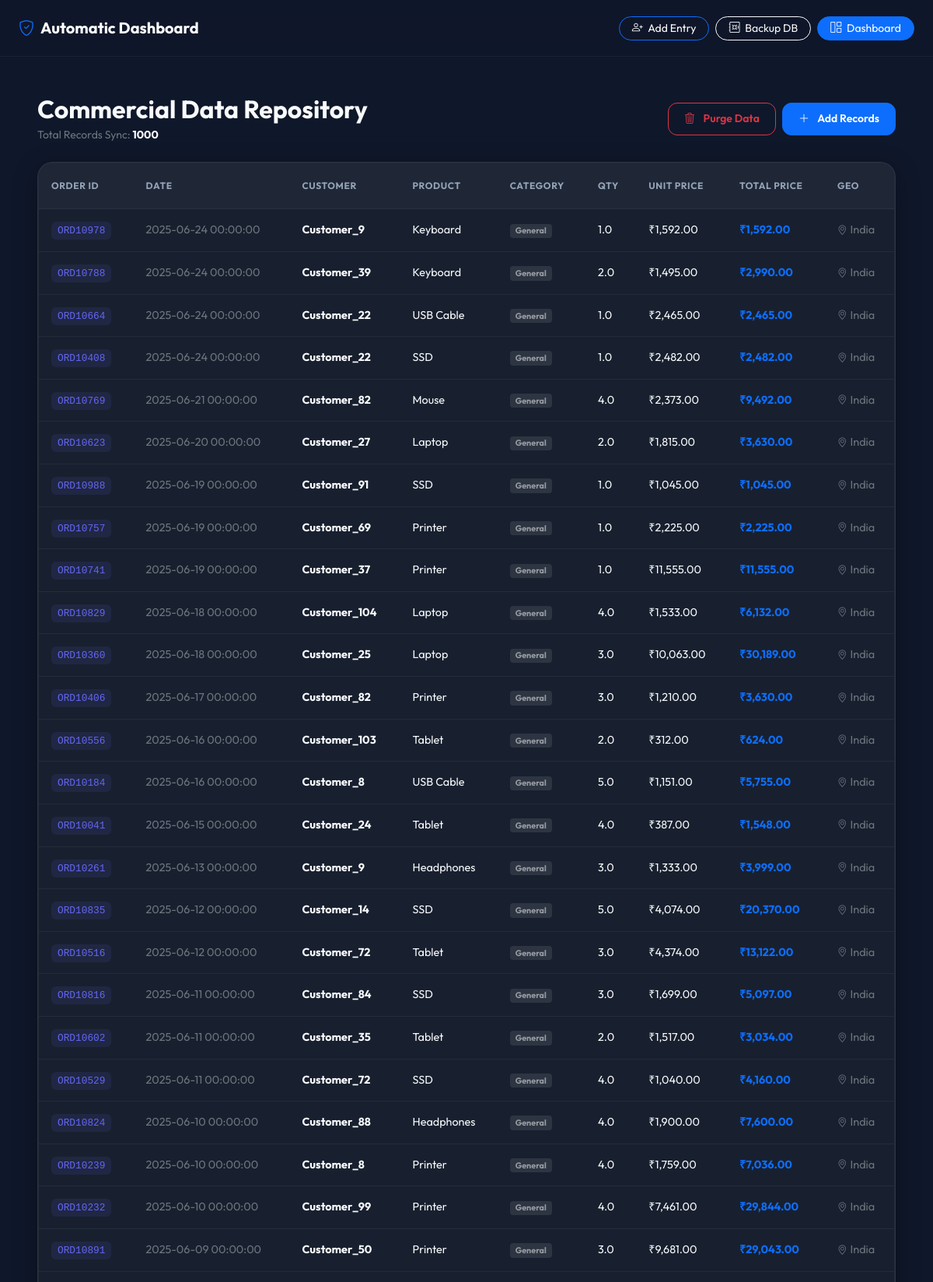
/data-management (signed in, upper part), run on the app's committed database.
### tables this page shows
CREATE TABLE sales(
        order_id TEXT,
        order_date TEXT,
        customer_name TEXT,
        product_name TEXT,
        category TEXT,
        quantity REAL,
        unit_price REAL,
        total_price REAL,
        country TEXT,
        payment_mode TEXT
    );

### app.py (the view)
@app.route('/data-management')
@login_required
def data_management():
    page = int(request.args.get('page', 1))
    per_page = 50
    offset = (page - 1) * per_page
    with get_db_connection() as conn:
        total_records = pd.read_sql("SELECT COUNT(*) FROM sales", conn).iloc[0,0]
        df = pd.read_sql(f"SELECT * FROM sales ORDER BY order_date DESC LIMIT {per_page} OFFSET {offset}", conn)
    total_pages = (total_records + per_page - 1) // per_page
    return render_template(
        "data_management.html",
        data=df.to_dict(orient='records'),
        page=page,
        per_page=per_page,
        total_records=total_records,
        total_pages=total_pages,
        now=datetime.now()
    )

### app.py (called while the page is built)
@contextmanager
def get_db_connection():
    conn = sqlite3.connect(DB)
    conn.row_factory = sqlite3.Row
    try:
        yield conn
    finally:
        conn.close()

def login_required(f):
    @wraps(f)
    def decorated_function(*args, **kwargs):
        if 'user' not in session:
            return redirect(url_for('login'))
        return f(*args, **kwargs)
    return decorated_function

@app.after_request
def add_security_headers(response):
    response.headers['X-Content-Type-Options'] = 'nosniff'
    response.headers['X-Frame-Options'] = 'DENY'
    response.headers['X-XSS-Protection'] = '1; mode=block'
    if not app.debug:
        response.headers['Content-Security-Policy'] = "default-src 'self'"
    return response

### templates/data_management.html (shortened to what this page needs)
<!DOCTYPE html>
<html lang="en">
<head>
    <link href="https://cdn.jsdelivr.net/npm/bootstrap@5.1.3/dist/css/bootstrap.min.css" rel="stylesheet">
    <link rel="stylesheet" href="https://cdn.jsdelivr.net/npm/bootstrap-icons@1.8.1/font/bootstrap-icons.css">
</head>
<body>
    <nav class="navbar navbar-analytics px-4 py-3">
        <a class="navbar-brand text-white fw-bold text-decoration-none" href="/">
            <i class="bi bi-shield-check text-primary me-2"></i>Automatic Dashboard
        </a>
        <div class="ms-auto d-flex gap-2">
            <a href="/add-customer" class="btn btn-outline-primary btn-sm rounded-pill px-3 text-white">
                <i class="bi bi-person-plus me-1"></i> Add Entry
            </a>
            <a href="/backup-database" class="btn btn-outline-light btn-sm rounded-pill px-3">
                <i class="bi bi-safe me-1"></i> Backup DB
            </a>
            <a href="/analytics-dashboard" class="btn btn-primary btn-sm rounded-pill px-3">
                <i class="bi bi-grid-1x2 me-1"></i> Dashboard
            </a>
        </div>
    </nav>
    <div class="container-fluid p-4 p-md-5">
        <div class="d-flex flex-column flex-md-row justify-content-between align-items-md-center mb-4 gap-3">
            <div>
                <h2 class="fw-bold mb-1">Commercial Data Repository</h2>
                <p class="text-muted small mb-0">Total Records Sync: <span class="text-white fw-bold">{{ total_records
                        }}</span></p>
            </div>
            <div class="d-flex gap-2">
                <a href="/clear-data" class="btn btn-outline-danger btn-action"
                    onclick="return confirm('CRITICAL: This will permanently delete all sales records. Proceed?')">
                    <i class="bi bi-trash3 me-2"></i> Purge Data
                </a>
                <a href="/upload-analytics" class="btn btn-primary btn-action">
                    <i class="bi bi-plus-lg me-2"></i> Add Records
                </a>
            </div>
        </div>
        <div class="card p-0 overflow-hidden">
            <div class="table-container">
                <div class="table-responsive">
                    <table class="table table-hover">
                        <thead>
                            <tr>
                                <th>Order ID</th>
                                <th>Date</th>
                                <th>Customer</th>
                                <th>Product</th>
                                <th>Category</th>
                                <th>Qty</th>
                                <th>Unit Price</th>
                                <th>Total Price</th>
                                <th>Geo</th>
                            </tr>
                        </thead>
                        <tbody>
                            {% for row in data %}
                            <tr>
                                <td><span class="badge-id">{{ row.order_id }}</span></td>
                                <td class="text-muted">{{ row.order_date }}</td>
                                <td class="fw-bold">{{ row.customer_name }}</td>
                                <td>{{ row.product_name }}</td>
                                <td><span class="badge bg-secondary bg-opacity-25 text-white-50 small">{{ row.category
                                        }}</span></td>
                                <td>{{ row.quantity }}</td>
                                <td>₹{{ "{:,.2f}".format(row.unit_price) }}</td>
                                <td class="text-primary fw-bold">₹{{ "{:,.2f}".format(row.total_price) }}</td>
                                <td class="text-muted"><i class="bi bi-geo-alt small me-1"></i>{{ row.country }}</td>
                            </tr>
                            {% endfor %}
                        </tbody>
                    </table>
                </div>
            </div>
        </div>
    </div>
</body>
</html>

### templates/data_management.html (style rules this page uses)
:root { --primary: #6366f1; --primary-glow: rgba(99, 102, 241, 0.4); --dark-bg: #0f172a; --card-bg: #1e293b; --hover-bg: #334155; --border-color: rgba(255, 255, 255, 0.05); --text-main: #f8fafc; --text-muted: #94a3b8; --danger: #ef4444; --success: #10b981; }
body { font-family: 'Outfit', sans-serif; background-color: var(--dark-bg); color: var(--text-main); margin: 0; min-height: 100vh; }
.navbar-analytics { background: rgba(15, 23, 42, 0.8); backdrop-filter: blur(12px); border-bottom: 1px solid var(--border-color); padding: 0.75rem 2rem; position: sticky; top: 0; z-index: 1000; }
.card { background: var(--card-bg); border: 1px solid var(--border-color); border-radius: 20px; padding: 1.5rem; box-shadow: 0 8px 32px rgba(0, 0, 0, 0.3); }
.table-container { background: rgba(0, 0, 0, 0.2); border-radius: 16px; overflow: hidden; border: 1px solid var(--border-color); }
.table { color: var(--text-main); margin-bottom: 0; border-collapse: separate; border-spacing: 0; }
.table thead th { background: rgba(255, 255, 255, 0.03); border-bottom: 1px solid var(--border-color); color: var(--text-muted); text-transform: uppercase; font-size: 0.75rem; font-weight: 700; padding: 1.25rem 1rem; letter-spacing: 0.05em; }
.table tbody td { padding: 1rem; border-bottom: 1px solid var(--border-color); vertical-align: middle; font-size: 0.9rem; }
.btn-action { border-radius: 12px; padding: 0.6rem 1.25rem; font-weight: 600; font-size: 0.875rem; transition: all 0.2s; }
.badge-id { background: rgba(99, 102, 241, 0.1); color: var(--primary); padding: 4px 8px; border-radius: 6px; font-family: monospace; font-size: 0.8rem; }

### data on the page
sales: order_id "ORD10978", order_date "2025-06-24 00:00:00", customer_name "Customer_9", product_name "Keyboard", category "General", quantity "1.0", unit_price "1,592.00", total_price "1,592.00", country "India"
sales: order_id "ORD10788", order_date "2025-06-24 00:00:00", customer_name "Customer_39", product_name "Keyboard", category "General", quantity "2.0", unit_price "1,495.00", total_price "2,990.00", country "India"
sales: order_id "ORD10664", order_date "2025-06-24 00:00:00", customer_name "Customer_22", product_name "USB Cable", category "General", quantity "1.0", unit_price "2,465.00", total_price "2,465.00", country "India"
sales: order_id "ORD10408", order_date "2025-06-24 00:00:00", customer_name "Customer_22", product_name "SSD", category "General", quantity "1.0", unit_price "2,482.00", total_price "2,482.00", country "India"
sales: order_id "ORD10769", order_date "2025-06-21 00:00:00", customer_name "Customer_82", product_name "Mouse", category "General", quantity "4.0", unit_price "2,373.00", total_price "9,492.00", country "India"
sales: order_id "ORD10623", order_date "2025-06-20 00:00:00", customer_name "Customer_27", product_name "Laptop", category "General", quantity "2.0", unit_price "1,815.00", total_price "3,630.00", country "India"
sales: order_id "ORD10988", order_date "2025-06-19 00:00:00", customer_name "Customer_91", product_name "SSD", category "General", quantity "1.0", unit_price "1,045.00", total_price "1,045.00", country "India"
sales: order_id "ORD10757", order_date "2025-06-19 00:00:00", customer_name "Customer_69", product_name "Printer", category "General", quantity "1.0", unit_price "2,225.00", total_price "2,225.00", country "India"
sales: order_id "ORD10741", order_date "2025-06-19 00:00:00", customer_name "Customer_37", product_name "Printer", category "General", quantity "1.0", unit_price "11,555.00", total_price "11,555.00", country "India"
sales: order_id "ORD10829", order_date "2025-06-18 00:00:00", customer_name "Customer_104", product_name "Laptop", category "General", quantity "4.0", unit_price "1,533.00", total_price "6,132.00", country "India"
sales: order_id "ORD10360", order_date "2025-06-18 00:00:00", customer_name "Customer_25", product_name "Laptop", category "General", quantity "3.0", unit_price "10,063.00", total_price "30,189.00", country "India"
sales: order_id "ORD10406", order_date "2025-06-17 00:00:00", customer_name "Customer_82", product_name "Printer", category "General", quantity "3.0", unit_price "1,210.00", total_price "3,630.00", country "India"
sales: order_id "ORD10556", order_date "2025-06-16 00:00:00", customer_name "Customer_103", product_name "Tablet", category "General", quantity "2.0", unit_price "312.00", total_price "624.00", country "India"
sales: order_id "ORD10184", order_date "2025-06-16 00:00:00", customer_name "Customer_8", product_name "USB Cable", category "General", quantity "5.0", unit_price "1,151.00", total_price "5,755.00", country "India"
sales: order_id "ORD10041", order_date "2025-06-15 00:00:00", customer_name "Customer_24", product_name "Tablet", category "General", quantity "4.0", unit_price "387.00", total_price "1,548.00", country "India"
sales: order_id "ORD10261", order_date "2025-06-13 00:00:00", customer_name "Customer_9", product_name "Headphones", category "General", quantity "3.0", unit_price "1,333.00", total_price "3,999.00", country "India"
sales: order_id "ORD10835", order_date "2025-06-12 00:00:00", customer_name "Customer_14", product_name "SSD", category "General", quantity "5.0", unit_price "4,074.00", total_price "20,370.00", country "India"
sales: order_id "ORD10516", order_date "2025-06-12 00:00:00", customer_name "Customer_72", product_name "Tablet", category "General", quantity "3.0", unit_price "4,374.00", total_price "13,122.00", country "India"
sales: order_id "ORD10816", order_date "2025-06-11 00:00:00", customer_name "Customer_84", product_name "SSD", category "General", quantity "3.0", unit_price "1,699.00", total_price "5,097.00", country "India"
sales: order_id "ORD10602", order_date "2025-06-11 00:00:00", customer_name "Customer_35", product_name "Tablet", category "General", quantity "2.0", unit_price "1,517.00", total_price "3,034.00", country "India"
sales: order_id "ORD10529", order_date "2025-06-11 00:00:00", customer_name "Customer_72", product_name "SSD", category "General", quantity "4.0", unit_price "1,040.00", total_price "4,160.00", country "India"
sales: order_id "ORD10824", order_date "2025-06-10 00:00:00", customer_name "Customer_88", product_name "Headphones", category "General", quantity "4.0", unit_price "1,900.00", total_price "7,600.00", country "India"
sales: order_id "ORD10239", order_date "2025-06-10 00:00:00", customer_name "Customer_8", product_name "Printer", category "General", quantity "4.0", unit_price "1,759.00", total_price "7,036.00", country "India"
sales: order_id "ORD10232", order_date "2025-06-10 00:00:00", customer_name "Customer_99", product_name "Printer", category "General", quantity "4.0", unit_price "7,461.00", total_price "29,844.00", country "India"
sales: order_id "ORD10891", order_date "2025-06-09 00:00:00", customer_name "Customer_50", product_name "Printer", category "General", quantity "3.0", unit_price "9,681.00", total_price "29,043.00", country "India"

### other printed values
{{ total_records }} "1000"
